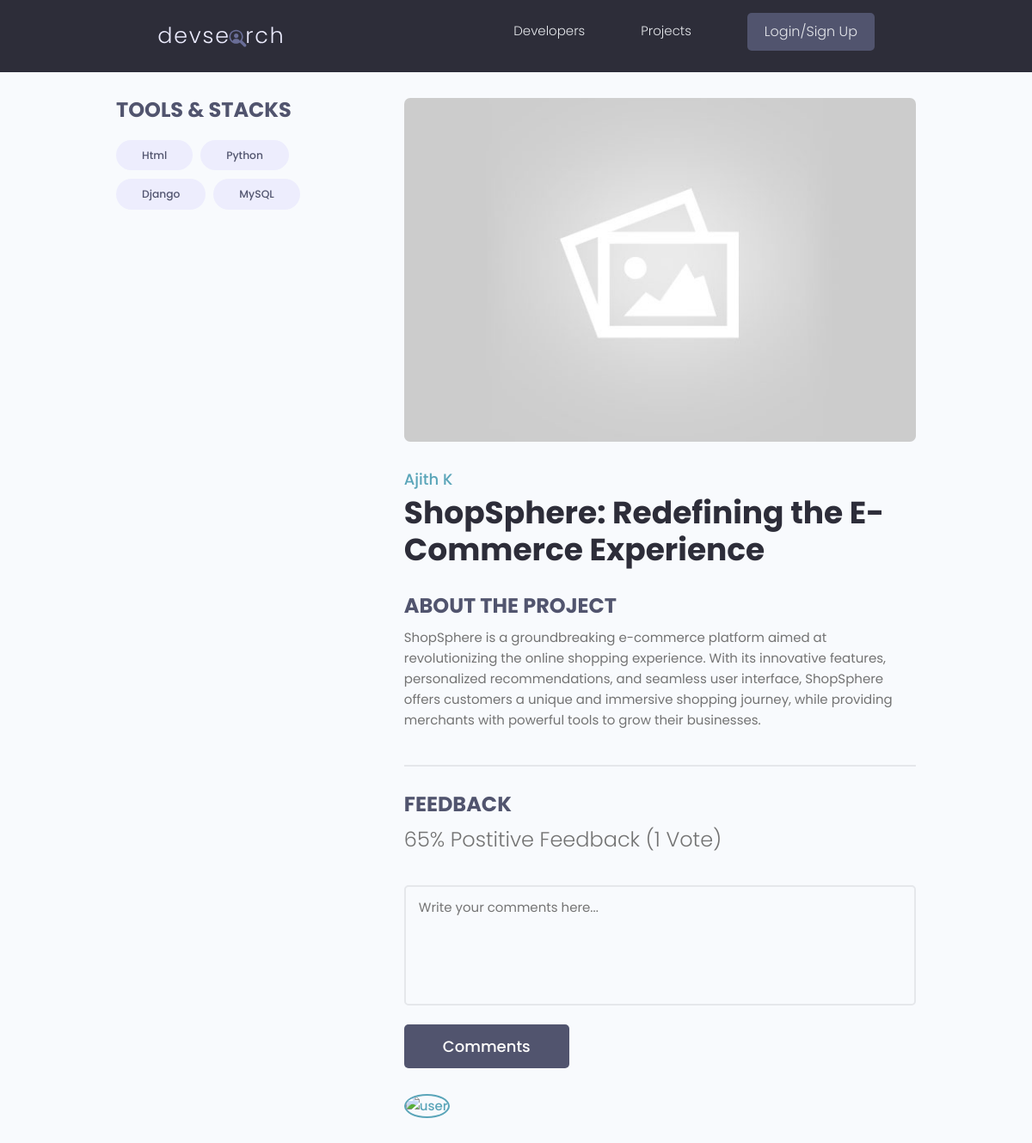
/projects/project/194af701-ef41-43cf-9df9-fb71de369e66/, run on the app's committed database.
### project/models.py (models this page shows)
class Tag(models.Model):
    name = models.CharField(max_length=200)
    created = models.DateTimeField(auto_now_add=True)
    id = models.UUIDField(
        default=uuid.uuid4, unique=True, primary_key=True, editable=False
    )
    def __str__(self):
        return self.name

class Projects(models.Model):
    owner = models.ForeignKey(Profile, blank=True, null=True, on_delete=models.SET_NULL)
    title = models.CharField(max_length=200)
    description = models.TextField(null=True, blank=True)
    featured_image = models.ImageField(null=True, blank=True, default="default.jpg")
    demo_link = models.URLField(max_length=2000, null=True, blank=True)
    source_link = models.URLField(max_length=2000, null=True, blank=True)
    tags = models.ManyToManyField("Tag", blank=True)
    vote_total = models.IntegerField(default=0, null=True, blank=True)
    vote_ratio = models.IntegerField(default=0, null=True, blank=True)
    created = models.DateTimeField(auto_now_add=True)
    id = models.UUIDField(
        default=uuid.uuid4, unique=True, primary_key=True, editable=False
    )
    def __str__(self):
        return self.title
    class Meta:
        ordering = ["created"]

### users/models.py (models this page shows, shortened)
class Profile(models.Model):
    user= models.OneToOneField(User, on_delete=models.CASCADE)
    name = models.CharField( max_length=200, blank=True, null=True)
    email = models.EmailField(max_length=254, null=True, blank=True)
    username = models.CharField( max_length=200, blank=True, null=True)
    location = models.CharField( max_length=200, blank=True, null=True)
    short_intro = models.CharField( max_length=200, blank=True, null=True)
    bio = models.TextField(blank=True, null=True)
    profile_image = models.ImageField(null=True, blank=True, upload_to="profiles/", default="profiles/user-default.png")
    social_github = models.CharField( max_length=200, blank=True, null=True)
    social_x = models.CharField( max_length=200, blank=True, null=True)
    social_linkedin = models.CharField( max_length=200, blank=True, null=True)
    social_youtube = models.CharField( max_length=200, blank=True, null=True)
    social_website = models.CharField( max_length=200, blank=True, null=True)
    created = models.DateTimeField(auto_now_add=True)
    id = models.UUIDField(default=uuid.uuid4, unique=True, primary_key=True, editable=False)
    class Meta:
        ordering = ["-short_intro", "-created"]

### project/views.py (the view)
# urls.py: path("projects/", include("project.urls")),
def project(request, pk):
    projectObj = Projects.objects.get(id=pk)
    return render(
        request,
        "project/single-project.html",
        {
            "project": projectObj,
        },
    )

### project/templates/project/single-project.html (shortened to what this page needs)
{% extends 'main.html' %}
{%block content%}
<main class="singleProject my-md">
    <div class="container">
      <div class="layout">
        <div class="column column--1of3">
          <h3 class="singleProject__subtitle">Tools & Stacks</h3>
          <div class="singleProject__toolStack">
            {% for tag in project.tags.all %}
            <span class="tag tag--pill tag--sub tag--lg">
              <small>{{tag}}</small>
            </span>
            {% endfor %}
          </div>
        </div>
        <div class="column column--2of3">
          <img class="singleProject__preview" src="{{ project.featured_image.url}}" alt="portfolio thumbnail" />
          <a href="{% url 'user-profile' project.owner.id %}" class="singleProject__developer">{{ project.owner.name }}</a>
          <h2 class="singleProject__title">{{project.title}}</h2>
          <h3 class="singleProject__subtitle">About the Project</h3>
          <div class="singleProject__info">
            {{project.description}}
          </div>
          <div class="comments">
            <h3 class="singleProject__subtitle">Feedback</h3>
            <h5 class="project--rating">
              {{project.vote_ratio}}% Postitive Feedback ({{project.vote_total}} Vote{{project.vote_total|pluralize:"s"}})
            </h5>
            <form class="form" action="#" method="POST">
              <div class="form__field">
                <textarea class="input input--textarea" name="message" id="formInput#textarea"
                  placeholder="Write your comments here..."></textarea>
              </div>
              <input class="btn btn--sub btn--lg" type="submit" value="Comments" />
            </form>
            <div class="commentList">
              <div class="comment">
                <a href="profile.html">
                  <img class="avatar avatar--md"
                    src="https://pbs.twimg.com/profile_images/1335382240931368961/b3wSZKj4_400x400.jpg" alt="user" />
                </a>
              </div>
            </div>
          </div>
        </div>
      </div>
    </div>
  </main>
{%endblock content%}

### static/styles/app.css (style rules this page uses)
:root { --color-sub: #2d2d39; }
.btn--sub { background-color: var(--color-sub-light); }
img { width: 100%; }
.singleProject .column--1of3 { order: 2; }
@media screen and (min-width: 1081px) { .singleProject .column--1of3 { order: 1; } }
@media screen and (min-width: 1081px) { .singleProject .column--2of3 { order: 2; } }
.singleProject__toolStack { margin-top: 2rem; margin-bottom: 4rem; }
.singleProject__preview { height: 50vh; object-fit: cover; object-position: top center; margin-bottom: 3rem; border-radius: 0.7rem; }
.singleProject__developer { font-size: 1.8rem; font-weight: 500; }
.singleProject__title { font-size: 3.6rem; font-weight: 700; color: var(--color-sub); margin-bottom: 3rem; }
.project--rating { margin-bottom: 1.6em; margin-top: .5em; }
.singleProject__subtitle { text-transform: uppercase; font-size: 2.4rem; font-weight: 700; color: var(--color-sub-light); margin-bottom: 1rem; }
.comments { margin-top: 4rem; padding-top: 3rem; border-top: 2px solid var(--color-light); }
.commentList { margin: 3rem 0; }
.comment { display: flex; gap: 2rem; }

### static/uikit/styles/modules/_variables.css (style rules this page uses)
:root { --color-main: #5aa5b9; --color-main-light: #e6faff; --color-sub: #3f4156; --color-sub-light: #51546e; --color-sub-lighter: #ededfd; --color-text: #737373; --color-gray: #8b8b8b; --color-light: #e5e7eb; --color-light-gray: #767676; --color-bg: #f8fafd; --color-white: #fffefd; --color-white-light: #f3f3f3; --color-success: #359e64; --color-success-bg: #def8e8; --color-error: #fc4b0b; --color-error-bg: #fff2ee; --font-base: 'Poppins', arial, helvetica, 'Segoe UI', roboto, ubuntu, sans-serif; --font-monospace: 'Fira Code', 'Courier New', courier, monospace; --font-regular: 300; --font-medium: 500; --font-bold: 700; --generic-shadow: 1px 1px 5px #00000010; --generic-transition: all 0.3s ease-in-out; }

### static/uikit/styles/modules/_base.css (style rules this page uses)
* { margin: 0; padding: 0; box-sizing: border-box; text-rendering: optimizeLegibility; color: inherit; font-size: inherit; }
html { font-size: 50%; }
@media only screen and (min-width: 480px) { html { font-size: 56.25%; } }
@media only screen and (min-width: 1200px) { html { font-size: 62.5%; } }
body { line-height: 1.6; font-weight: 400; font-size: 1.5rem; color: var(--color-text); background-color: var(--color-bg); min-height: 100vh; }

### static/uikit/styles/modules/_typography.css (style rules this page uses)
* { font-family: var(--font-base); }
h2 { font-size: 3.6rem; font-weight: var(--font-bold); }
h3 { font-size: 3.2rem; font-weight: var(--font-medium); }
h5 { font-size: 2.4rem; font-weight: var(--font-medium); }
h5, h6 { font-weight: var(--font-regular); }
p, span, strong { font-size: 1.6rem; color: var(--color-text); font-weight: var(--font-regular); }
a { padding-bottom: 2px; text-decoration: none; display: inline-block; color: var(--color-main); font-weight: var(--font-medium); }

### static/uikit/styles/modules/_utilities.css (style rules this page uses)
.container { width: 92%; max-width: 165rem; margin: 0 auto; box-sizing: border-box; }
@media screen and (min-width: 1000px) { .container { width: 90%; } }
@media screen and (min-width: 1200px) { .container { width: 80%; } }
.my-md { margin: 3rem auto; }

### static/uikit/styles/modules/_avatar.css (style rules this page uses)
.avatar { border-radius: 50%; border: 2px solid var(--color-main); object-fit: cover; }
.avatar--md { height: 7rem; width: 7rem; }

### static/uikit/styles/modules/_button.css (style rules this page uses)
.btn { display: inline-block; position: relative; cursor: pointer; background-color: var(--color-light); font-weight: var(--font-medium); color: var(--color-sub); text-decoration: none; padding: 1rem 2rem; border-radius: 0.5rem; border: none; width: -webkit-fit-content; width: -moz-fit-content; width: fit-content; height: -webkit-fit-content; height: -moz-fit-content; height: fit-content; font-size: 1.6rem; outline-width: 0; outline-color: transparent; -webkit-backface-visibility: hidden; backface-visibility: hidden; transition: all 0.3s ease-in-out; }
.btn--sub { background-color: var(--color-sub); color: var(--color-white); }
.btn--lg { font-size: 1.8rem; padding: 1.2rem 4.5rem; }

### static/uikit/styles/modules/_form.css (style rules this page uses)
.form { display: block; }
.form__field { margin-top: 1.5rem; margin-bottom: 1.5rem; }
input.input[type='text'], input.input[type='email'], input.input[type='password'], input.input[type='number'], textarea.input { min-width: 24rem; width: 100%; padding: 1.2rem 1.5rem; border-radius: 0.5rem; border: 2px solid var(--color-light); transition: all 0.3s ease-in-out; background-color: var(--color-bg); }
.input--textarea { width: 100%; min-height: 14rem; resize: none; }

### static/uikit/styles/modules/_layout.css (style rules this page uses)
.layout { display: flex; flex-flow: row wrap; justify-content: space-between; }
.layout > .column { margin-bottom: 3rem; }
.layout > .column.column--1of3 { flex-basis: 30%; }
.layout > .column.column--2of3 { flex-basis: 64%; }

### data on the page
Tag: name "Html"
Tag: name "Python"
Tag: name "Django"
Tag: name "MySQL"
Projects: featured_image (placeholder picture), owner.name "Ajith K", title "ShopSphere: Redefining the E-Commerce Experience", description "ShopSphere is a groundbreaking e-commerce platform aimed at revolutionizing the online shopping experience. With its innovative features, personalized recommendations, and seamless user interface, ShopSphere offers customers a unique and immersive shopping journey, while providing merchants with powerful tools to grow their businesses.", vote_ratio "65", vote_total "1"
